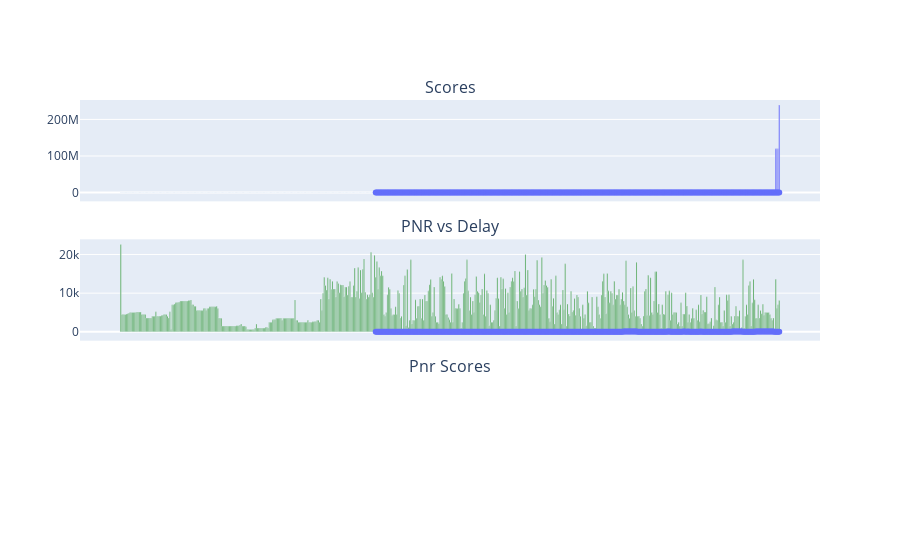

The notebook cell this image was saved under:
### Code cell
#Pnr vs delay
# Create a scatter plot for PNR vs delay
df.sort_values(by=['allocated_flights_score'], inplace=True)
df['canclled_flight_arrival'] = pd.to_datetime(df['canclled_flight_arrival'])
df['allocated_flights_arrival'] = pd.to_datetime(df['allocated_flights_arrival'])

# Calculate the delay
df['delay'] = (df['allocated_flights_arrival'] - df['canclled_flight_arrival']).dt.total_seconds() / 3600

# Create a scatter plot for PNR vs delay
fig = make_subplots(rows=3, cols=1, shared_xaxes=True, vertical_spacing=0.1, subplot_titles=["Scores", "PNR vs Delay", "Pnr Scores"])

# Plot PNR Scores
fig.add_trace(
    px.bar(df, x="pnr", y="allocated_flights_score").update_traces(marker_color='blue').data[0],
    row=1, col=1
)

# Plot PNR vs Delay
fig.add_trace(
    px.scatter(df, x='pnr', y='delay').data[0],
    row=1, col=1
)

fig.add_trace(
    px.scatter(df, x='pnr', y='delay').data[0],
    row=2, col=1
)

fig.add_trace(
    px.bar(df, x="pnr", y="pnr_score").update_traces(marker_color='green').data[0],
    row=2, col=1
)

# Calculate and print the mean delay
mean_delay = df['delay'].mean()
print(f'Mean Delay: {mean_delay} hours, std_dev: {df["delay"].std()}')

# Show the plot
fig.show()

### Figure 1 — Plotly figure (JSON) as saved in the notebook; plotly's stock layout.template omitted (floating-point values rounded to 4 significant figures; data arrays with more than 128 entries replaced by an {"elided": "..."} marker saying what was removed)
{"data": [{"alignmentgroup": "True", "hovertemplate": "pnr=%{x}<br>allocated_flights_score=%{y}<extra></extra>", "legendgroup": "", "marker": {"color": "blue", "pattern": {"shape": ""}}, "name": "", "offsetgroup": "", "orientation": "v", "showlegend": false, "textposition": "auto", "type": "bar", "x": {"elided": "564 str values"}, "xaxis": "x", "y": {"elided": "564 float values"}, "yaxis": "y"}, {"hovertemplate": "pnr=%{x}<br>delay=%{y}<extra></extra>", "legendgroup": "", "marker": {"color": "#636efa", "symbol": "circle"}, "mode": "markers", "name": "", "orientation": "v", "showlegend": false, "type": "scatter", "x": {"elided": "564 str values"}, "xaxis": "x", "y": {"elided": "564 float values"}, "yaxis": "y"}, {"hovertemplate": "pnr=%{x}<br>delay=%{y}<extra></extra>", "legendgroup": "", "marker": {"color": "#636efa", "symbol": "circle"}, "mode": "markers", "name": "", "orientation": "v", "showlegend": false, "type": "scatter", "x": {"elided": "564 str values"}, "xaxis": "x2", "y": {"elided": "564 float values"}, "yaxis": "y2"}, {"alignmentgroup": "True", "hovertemplate": "pnr=%{x}<br>pnr_score=%{y}<extra></extra>", "legendgroup": "", "marker": {"color": "green", "pattern": {"shape": ""}}, "name": "", "offsetgroup": "", "orientation": "v", "showlegend": false, "textposition": "auto", "type": "bar", "x": {"elided": "564 str values"}, "xaxis": "x2", "y": {"elided": "564 int values"}, "yaxis": "y2"}], "layout": {"annotations": [{"font": {"size": 16}, "showarrow": false, "text": "Scores", "x": 0.5, "xanchor": "center", "xref": "paper", "y": 1, "yanchor": "bottom", "yref": "paper"}, {"font": {"size": 16}, "showarrow": false, "text": "PNR vs Delay", "x": 0.5, "xanchor": "center", "xref": "paper", "y": 0.6333, "yanchor": "bottom", "yref": "paper"}, {"font": {"size": 16}, "showarrow": false, "text": "Pnr Scores", "x": 0.5, "xanchor": "center", "xref": "paper", "y": 0.2667, "yanchor": "bottom", "yref": "paper"}], "xaxis": {"anchor": "y", "domain": [0, 1], "matches": "x3", "showticklabels": false}, "xaxis2": {"anchor": "y2", "domain": [0, 1], "matches": "x3", "showticklabels": false}, "xaxis3": {"anchor": "y3", "domain": [0, 1]}, "yaxis": {"anchor": "x", "domain": [0.7333, 1]}, "yaxis2": {"anchor": "x2", "domain": [0.3667, 0.6333]}, "yaxis3": {"anchor": "x3", "domain": [0, 0.2667]}}}
